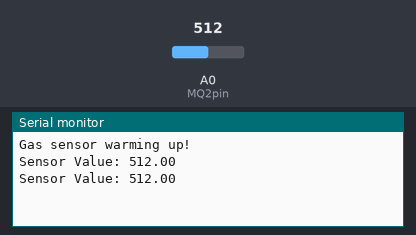
This sketch was run on a simulated Arduino Uno, built with avr-gcc and run on an emulated ATmega328P. On the bench: the last lines printed to the serial monitor. Inputs (shaded band) come from the test bench; at power-on: A0 (MQ2pin) = 512.

Above: at 1.8 s.
1.9 s: A0 (MQ2pin) set to 716
At 2.4 s:
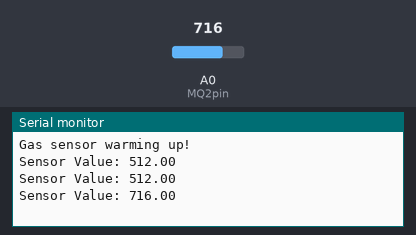
3.4 s: A0 (MQ2pin) set to 900
At 4.8 s:
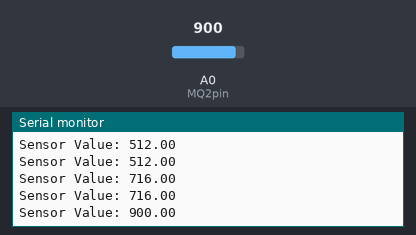
Timing chart, 0 to 6.4 s (numbered marks = the images above; inputs shaded):
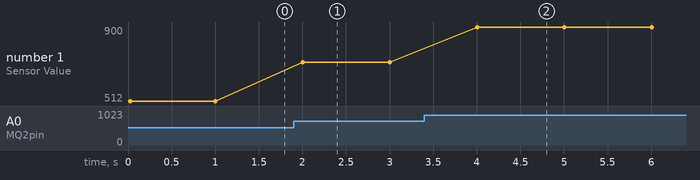

The sketch:

gas.ino
```cpp
#define MQ2pin (0)

float sensorValue;  //variable to store sensor value

void setup()
{
  Serial.begin(9600); // sets the serial port to 9600
  Serial.println("Gas sensor warming up!");
  //delay(20000); // allow the MQ-2 to warm up
}

void loop()
{
  sensorValue = analogRead(MQ2pin); // read analog input pin 0

  Serial.print("Sensor Value: ");
  Serial.print(sensorValue);

//  if(sensorValue > 200)
//  {
//    Serial.print(" | Smoke detected!");
//  }
//
  Serial.println("");
  delay(1000); // wait 2s for next reading
}
```

Measured:
- after the input at 1.9 s, the serial monitor: prints a new line after 0.10 s (image 1)
- after the input at 3.4 s, the serial monitor: prints a new line after 0.60 s (image 2)
- plotted number 1: 512 → 716 after the input at 1.9 s, 716 → 900 after the input at 3.4 s
